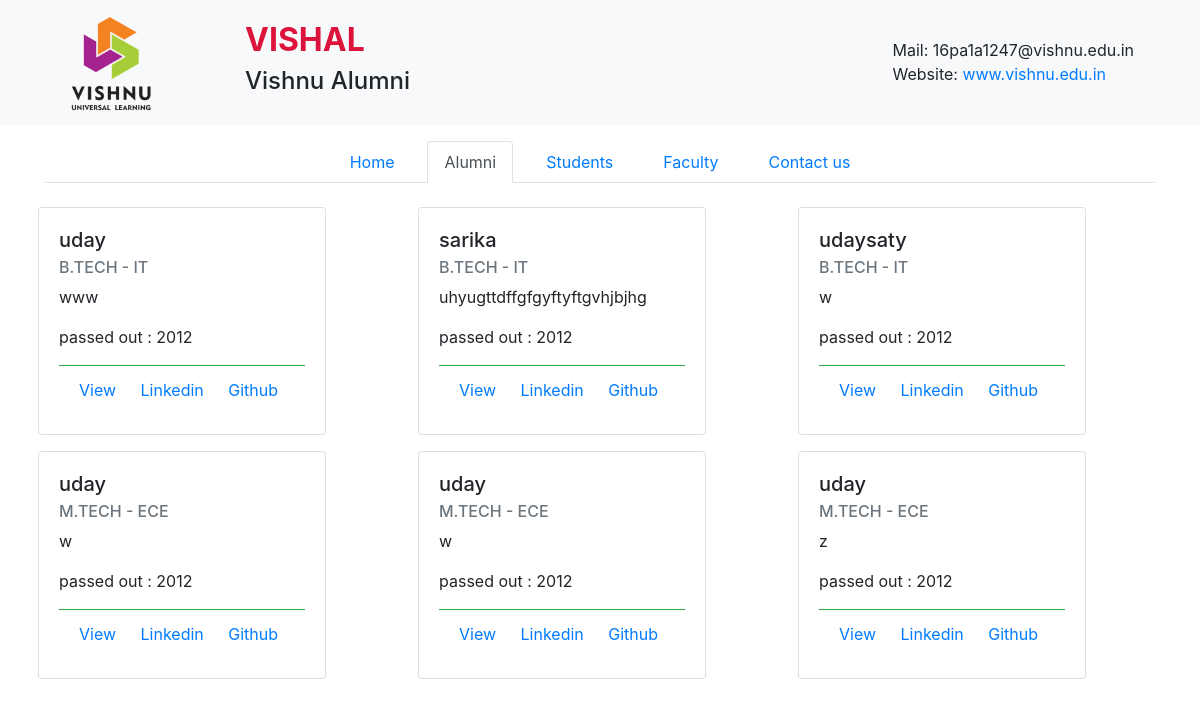
The page /ListFeed/ on the database as committed earlier.
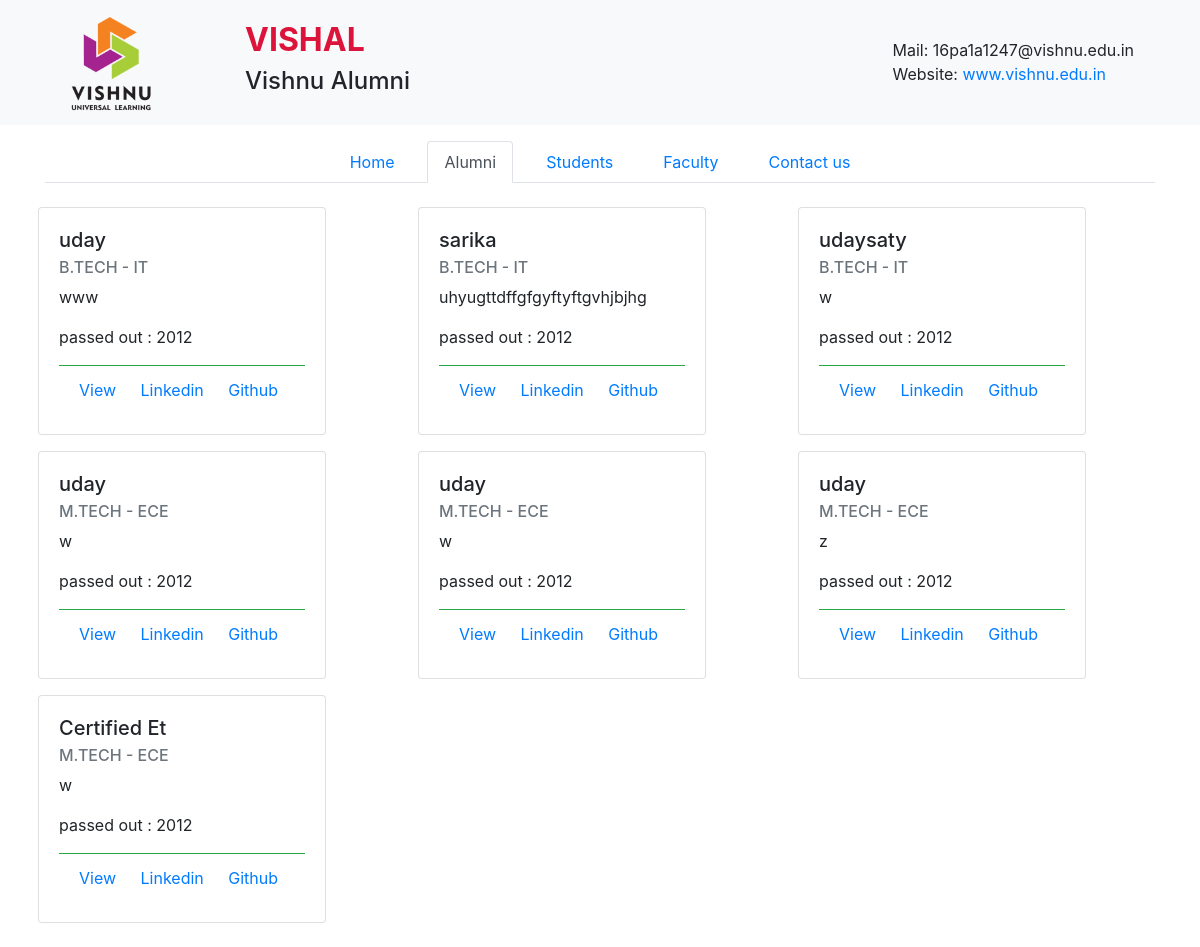
The same page on the database as committed later.
### portal/models.py (models this page shows, shortened)
class AlumniInfo(models.Model):
    email_regex = RegexValidator(regex=r'^\w+@[a-zA-Z_]+?\.[a-zA-Z]{2,6}')
    phn_regex=RegexValidator(regex=r'^[0-9]{10}')
    regno_regex=RegexValidator(regex=r'^[0-9A-Z-]+')
    linkin_regex=RegexValidator(regex=r'^\w+://+www.linkedin.com+')
    git_regex=RegexValidator(regex=r'\w+://github.com+')
    name = models.CharField(max_length=12)
    reg_no = models.CharField(max_length=11,validators=[regno_regex])
    mail_id = models.CharField(max_length=36,validators=[email_regex])
    degree = models.CharField(max_length=12,choices=degree_choice)
    department = models.CharField(max_length=12,choices=dept_choice)
    company= models.CharField(max_length=12)
    experience = models.CharField(max_length=2,choices=experience_choice)
    location = models.CharField(max_length=12)
    linkedin = models.CharField(max_length=50,validators=[linkin_regex])
    github = models.CharField(max_length=36,validators=[git_regex])
    working_as = models.CharField(max_length=12)
    phn_no = models.CharField(validators=[phn_regex],max_length=10, default=0)
    description = models.TextField(null=True, blank=True)
    passed_out = models.PositiveIntegerField(default=2012)

### portal/views.py (the view)
# urls.py: path('ListFeed/',portalView.ListFeed.as_view(template_name='ListFeed.html'),name='list-feed'),
class ListFeed(ListView):
    model = AlumniInfo
    paginate_by = 15
    def get_context_data(self, **kwargs):
        context = super().get_context_data(**kwargs)
        return context

### portal/templates/ListFeed.html (shortened to what this page needs)
<!DOCTYPE html>
<html lang="en">
<head>
    {% load static %}
    {% load static %}
    <link rel="stylesheet" href="{% static 'portal/css/bootstrap.min.css' %}">
    {% load static %}
    <link rel="stylesheet" href="{% static 'portal/css/listfeed.css' %}">
    {% load static %}
    {% load static %}
    {% load static %}
</head>
<body>
    <nav class="navbar navbar-light bg-light">
        <div class="container">
            <div class="col-2">
                    <a class="navbar-brand" href="#">
                            {% load static %}
                            <img src="{% static 'portal/images/logo_head.png' %}" alt="https://upload.wikimedia.org/wikipedia/en/c/c2/Vishnu_Universal_Learning.png" width="100px">
                        </a>
            </div>
            <div class="col-7">
                <h2><b>VISHAL</b></h2>
                <h4>Vishnu Alumni</h4>
            </div>
            <div class="col-3">
                <h8>Mail: 16pa1a1247@vishnu.edu.in</h8>
                <h8>Website: <a href="www.vishnu.edu.in">www.vishnu.edu.in</a></h8>
            </div>
        </div>
    </nav>
    <div class="container mynav">
        <ul class="nav justify-content-center nav-tabs">
            <li class="nav-item">
                <a class="nav-link" href="{% url 'index' %}">Home</a>
            </li>
            <li class="nav-item">
                <a class="nav-link active" href=" {% url 'list-feed' %}">Alumni</a>
            </li>
            <li class="nav-item">
                <a class="nav-link" href="#">Students</a>
            </li>
            <li class="nav-item">
                <a class="nav-link" href="#">Faculty</a>
            </li>
            <li class="nav-item">
                <a class="nav-link" href="#">Contact us</a>
            </li>
        </ul>
    </div>
    <div class="mybody">
        <div id="names" class="container">
                <div class="row">
                    {% for x in object_list %}
                        <div id=" fornames " class="col">
                            <div class="card" style="width: 18rem;">
                                  <div class="card-body">
                                      <h5 class="card-title">{{ x.name }}</h5>
                                      <h6 class="card-subtitle mb-2 text-muted">{{ x.degree }} - {{ x.department }}</h6>
                                      <p class="card-text">{{ x.description }}</p>
                                      <p class="card-text">passed out : {{x.passed_out }}</p>
                                      <div class="card-footer bg-transparent border-success">
                                          <a href="{% url 'profile' x.id %}" class="card-link">View</a>
                                          <a href="{{ x.github }}" class="card-link">Linkedin</a>
                                          <a href="{{ x.linkedin }}" class="card-link">Github</a>
                                      </div>
                                  </div>
                            </div>
                        </div>
                    {% endfor %}
                </div>
        </div>
    </div>
</body>
</html>

Rows that differ between the two databases and show on the page:
added AlumniInfo: name "Certified Et", degree "M.TECH", department "ECE", description "w", passed_out "2012"
